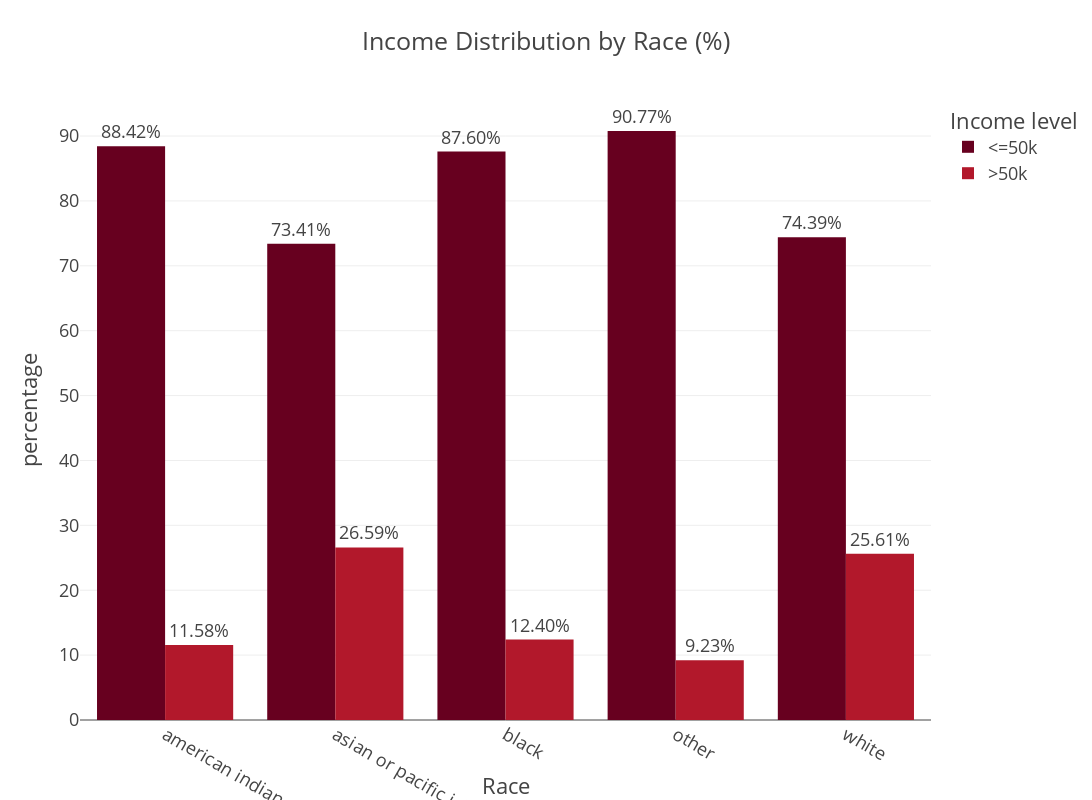

The cell this chart's notebook holds for it:
### Code cell
fig = px.bar(
    adult_df_income_race,  
    x = "race",   
    y = "percentage",
    color = "income",
    title ="Income Distribution by Race (%)",
    barmode="group",
    height= 800,
    width= 1200,
    color_discrete_sequence=px.colors.sequential.RdBu,
    text="percentage"
)
fig.update_traces(texttemplate="%{text:.2f}%", textposition = 'outside')
fig.update_layout(template = "presentation", xaxis_title="Race", yaxis_title = "percentage", legend_title = dict(text = 'Income level'), xaxis_title_standoff = 50,  paper_bgcolor = "rgba(0,0,0,0)", plot_bgcolor ="rgba(0,0,0,0)")
fig.show()
fig.write_image(os.path.join(results_dir, 'Income_distribution_by_race_bar_plot.jpg'))
fig.write_image(os.path.join(results_dir, 'Income_distribution_by_race_bar_plot.png'))
fig.write_html(os.path.join(results_dir, 'Income_distribution_by_race_bar_plot.html'))

### Figure 1 — Plotly figure (JSON) as saved in the notebook; plotly's stock layout.template omitted (floating-point values rounded to 4 significant figures)
{"data": [{"alignmentgroup": "True", "hovertemplate": "income=<=50k<br>race=%{x}<br>percentage=%{text}<extra></extra>", "legendgroup": "<=50k", "marker": {"color": "rgb(103,0,31)", "pattern": {"shape": ""}}, "name": "<=50k", "offsetgroup": "<=50k", "orientation": "v", "showlegend": true, "text": [88.42, 73.41, 87.6, 90.77, 74.39], "textposition": "outside", "texttemplate": "%{text:.2f}%", "type": "bar", "x": ["american indian or eskimo", "asian or pacific islander", "black", "other", "white"], "xaxis": "x", "y": [88.42, 73.41, 87.6, 90.77, 74.39], "yaxis": "y"}, {"alignmentgroup": "True", "hovertemplate": "income=>50k<br>race=%{x}<br>percentage=%{text}<extra></extra>", "legendgroup": ">50k", "marker": {"color": "rgb(178,24,43)", "pattern": {"shape": ""}}, "name": ">50k", "offsetgroup": ">50k", "orientation": "v", "showlegend": true, "text": [11.58, 26.59, 12.4, 9.225, 25.61], "textposition": "outside", "texttemplate": "%{text:.2f}%", "type": "bar", "x": ["american indian or eskimo", "asian or pacific islander", "black", "other", "white"], "xaxis": "x", "y": [11.58, 26.59, 12.4, 9.225, 25.61], "yaxis": "y"}], "layout": {"barmode": "group", "height": 800, "legend": {"title": {"text": "Income level"}, "tracegroupgap": 0}, "paper_bgcolor": "rgba(0, 0, 0, 0)", "plot_bgcolor": "rgba(0, 0, 0, 0)", "title": {"text": "Income Distribution by Race (%)"}, "width": 1200, "xaxis": {"anchor": "y", "autorange": true, "domain": [0, 1], "range": [-0.5, 4.5], "title": {"standoff": 50, "text": "Race"}, "type": "category"}, "yaxis": {"anchor": "x", "autorange": true, "domain": [0, 1], "range": [0, 4.211], "title": {"text": "percentage"}}}}
